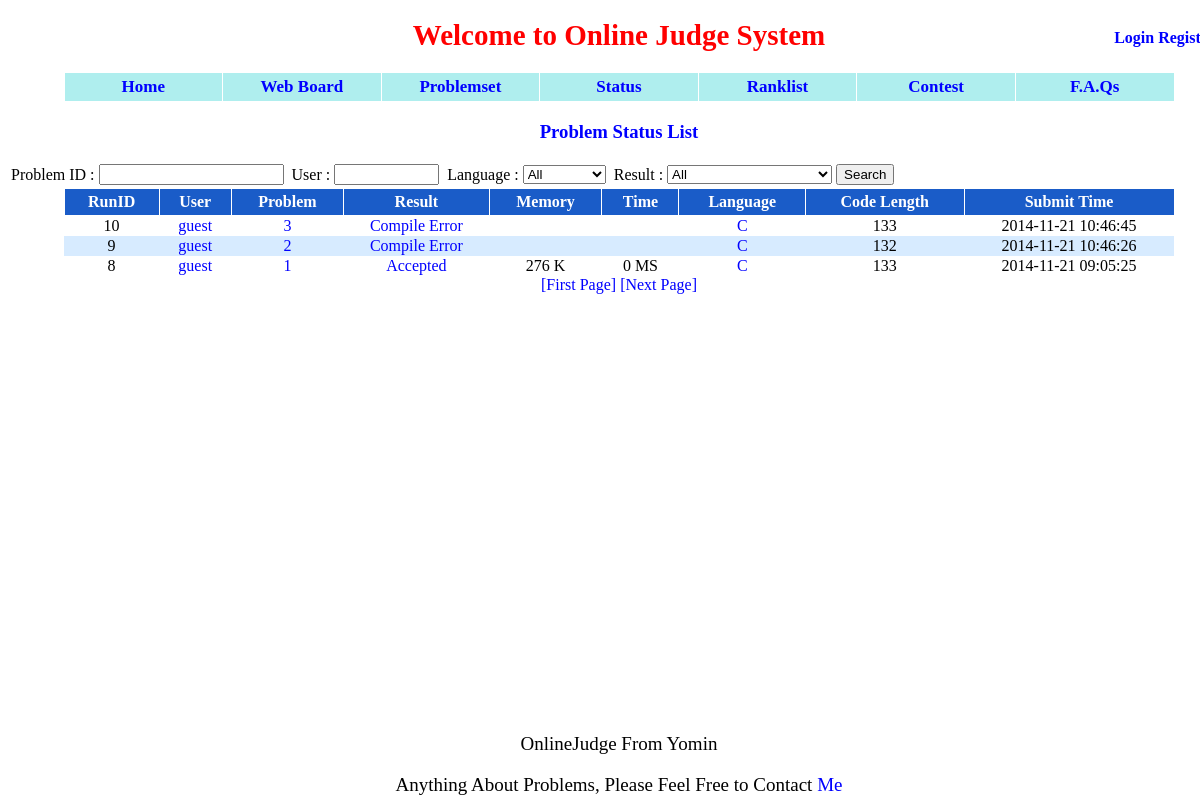
Page /status/ on the earlier database version.
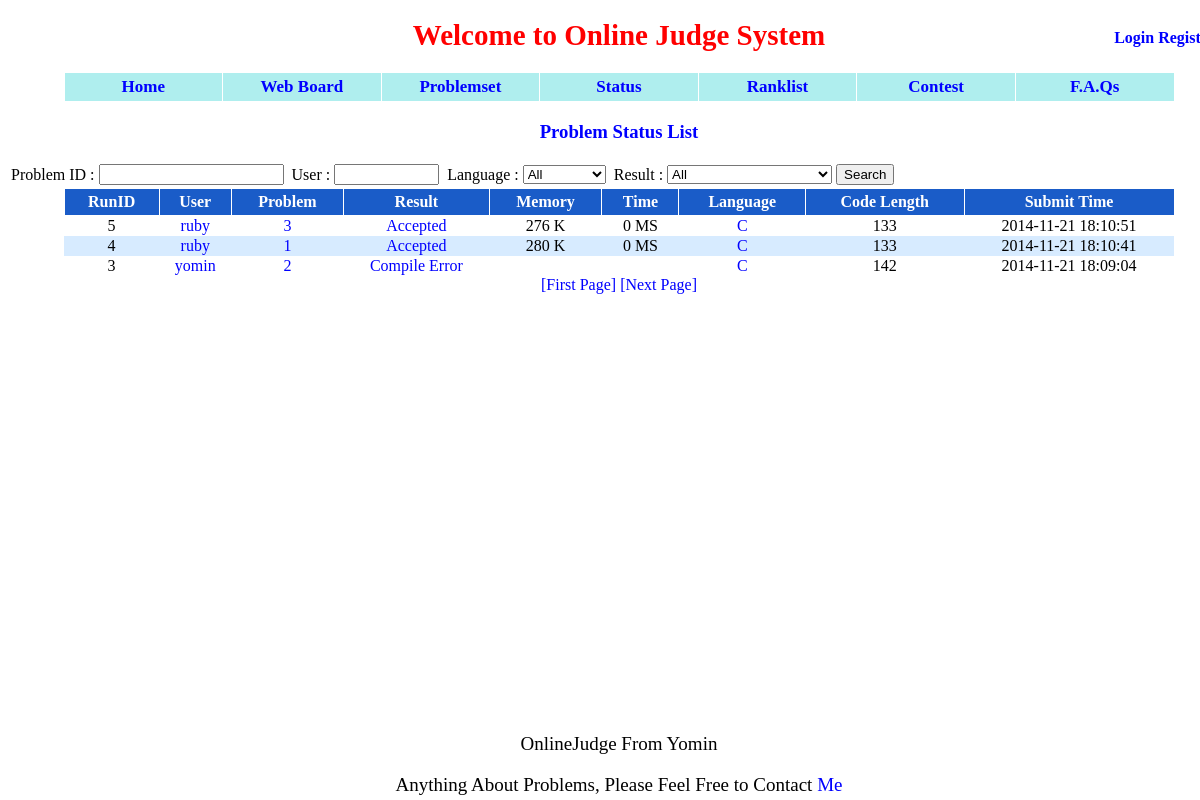
Same page on the later database version.
### appfile/models.py (models this page shows, shortened)
class Submit(db.Model):
    runid = db.Column(db.Integer, primary_key = True)
    userid = db.Column(db.String(22))
    pid = db.Column(db.Integer)
    result = db.Column(db.String(22), default = 'Pending')
    memory_used = db.Column(db.Integer, default = None)
    time_used = db.Column(db.Integer, default = None)
    language = db.Column(db.String(22))
    src = db.Column(db.Text)
    length = db.Column(db.Integer)
    submit_time = db.Column(db.String(22))
    ce_error = db.Column(db.Text, default = None)

### appfile/views.py (the view)
@app.route('/status/', methods = ['GET','POST'])
@app.route('/status/page=<int:page>')
def status(page = 1):
    form = SearchSubmitForm()
    if request.method == 'POST':
        subq = Submit.query
        if form.pid.data:
            subq = subq.filter_by(pid = form.pid.data)
        if form.userid.data:
            subq = subq.filter_by(userid = form.userid.data)
        if form.language.data and form.language.data != 'All':
            subq = subq.filter_by(language = form.language.data)
        if form.result.data and form.result.data != 'All':
            subq = subq.filter_by(result = form.result.data)
        submit_list = subq.order_by(Submit.runid.desc()).paginate(page, MAX_SUBMIT_NUM_ONE_PAGE, False)
    else:
        submit_list = Submit.query.order_by(Submit.runid.desc()).paginate(page, MAX_SUBMIT_NUM_ONE_PAGE, False)
    return render_template('status.html', submit_list = submit_list, form = form)

### appfile/forms.py
class SearchSubmitForm(Form):
    pid = IntegerField('Problem ID')
    userid = TextField('UserID')
    language = SelectField(choices = [('All','All'), ('C++', 'C++'), ('C', 'C'), ('Python2.7', 'Python2.7')])
    result = SelectField(choices = [ ('All','All'), \
                                     ('Accepted', 'Accepted'), \
                                     ('Presentation Error', 'Presentation Error'), \
                                     ('Time Limit Exceeded', 'Time Limit Exceeded'), \
                                     ('Memory Limit Exceeded', 'Memory Limit Exceeded'), \
                                     ('Wrong Answer', 'Wrong Answer'), \
                                     ('Runtime Error', 'Runtime Error'), \
                                     ('Output Limit Exceeded', 'Output Limit Exceeded'), \
                                     ('Compile Error', 'Compile Error')])

### appfile/views.py (called while the page is built)
@app.before_request
def before_request():
    g.user = current_user
    if g.user.is_authenticated():
        g.url = url_for('userinfo',userid = g.user.userid)

### appfile/templates/status.html (shortened to what this page needs)
{% extends "base.html" %}
{% block content %}
<center><h3 style="color: blue"> Problem Status List </h3></center>
<div style="width:1111px" class="center">
<form action={{ url_for('status') }} method="POST">
    <table class="center">
        <tr>
            <td> Problem ID : </td>
            <td> {{ form.pid(size=7) }} </td>
            <td></td>
            <td> User : </td>
            <td> {{ form.userid(size=10) }} </td>
            <td></td>
            <td> Language : </td>
            <td> {{ form.language }} </td>
            <td></td>
            <td> Result : </td>
            <td> {{ form.result }} </td>
            <td><button type="submit"> Search </button></td>
        </tr>
    </table>
</form>
</div>
<table id="list">
    <tr>
        <th> RunID</th>
        <th> User </th>
        <th> Problem </th>
        <th> Result </th>
        <th> Memory </th>
        <th> Time </th>
        <th> Language </th>
        <th> Code Length </th>
        <th> Submit Time </th>
    </tr>
    {% for submit in submit_list.items %}
    <tr style="{{ loop.cycle('','background-color:#D7EBFF') }}">
        <td> {{ submit.runid }}  </td>
        <td> <a href={{ url_for('userinfo',userid = submit.userid) }}>{{ submit.userid }}</a> </td>
        <td> <a href={{ url_for('show_problem', pid = submit.pid) }}>{{ submit.pid }}</a> </td>
        {% if submit.result == 'Accepted' %}
            {% set status = "blue" %}
        {% elif submit.result == 'Pending' or submit.result == 'Runing' or submit.result == 'Compile Error' %}
            {% set status = "green" %}
        {% else %}
            {% set status = "red" %}
        {% endif%}
        <td class={{ status }}>
            {% if submit.result == 'Compile Error' %}
                <a target="_blank" href={{ url_for('show_compile_info', runid = submit.runid) }}>{{ submit.result }}</a>
            {% else %}
                {{ submit.result }}
            {% endif %}
        </td>
        {% if submit.result == 'Accepted' %}
            <td> {{ submit.memory_used }} K </td>
            <td> {{ submit.time_used }} MS </td>
        {% else %}
            <td></td>
            <td></td>
        {% endif %}
        <td><a target="_blank" href={{ url_for('viewcode', runid = submit.runid) }}> {{ submit.language }} </a></td>
        <td> {{ submit.length }}</td>
        <td> {{ submit.submit_time }} </td>
    </tr>
    {% endfor %}
</table>
<div class="center">
    <a href="/status/"> [First Page] </a>
    {% if submit_list.has_next %}
    <a href={{ url_for('status', page = submit_list.next_num) }}> [Next Page] </a>
    {% endif %}
</div>
{% endblock %}

Differences in the rows shown:
removed Submit: runid "10", userid "guest", pid "3", result "Compile Error", language "C", length "133", submit_time "2014-11-21 10:46:45"
removed Submit: runid "9", userid "guest", pid "2", result "Compile Error", language "C", length "132", submit_time "2014-11-21 10:46:26"
removed Submit: runid "8", userid "guest", pid "1", result "Accepted", memory_used "276", time_used "0", language "C", length "133", submit_time "2014-11-21 09:05:25"
now on this page (row edited): Submit: runid "5", userid "ruby", pid "3", result "Accepted", memory_used "276", time_used "0", language "C", length "133", submit_time "2014-11-21 18:10:51"
now on this page (row edited): Submit: runid "4", userid "ruby", pid "1", result "Accepted", memory_used "280", time_used "0", language "C", length "133", submit_time "2014-11-21 18:10:41"
now on this page (row edited): Submit: runid "3", userid "yomin", pid "2", result "Compile Error", language "C", length "142", submit_time "2014-11-21 18:09:04"
